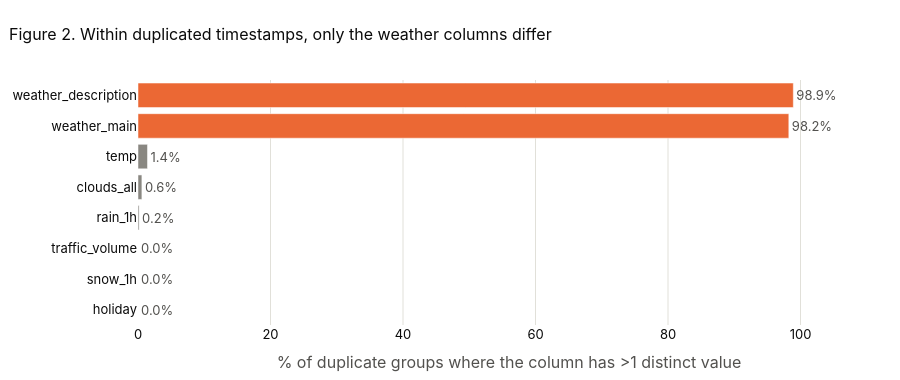

Notebook cell for this chart:
### Markdown cell above
Trong mỗi nhóm dòng trùng mốc giờ, cột nào thực sự khác nhau?

### Code cell
n_distinct = raw[dup_mask].groupby("date_time").nunique()
differs = (n_distinct > 1).mean().mul(100).sort_values()

fig = go.Figure(go.Bar(x=differs.values, y=differs.index, orientation="h",
                       marker_color=np.where(differs.values > 50, ORANGE, MUTED),
                       text=[f"{v:.1f}%" for v in differs.values], textposition="outside", textfont_color=INK_2,
                       hovertemplate="%{y}: %{x:.1f}% of duplicate groups differ<extra></extra>"))
fig.update_layout(title="Figure 2. Within duplicated timestamps, only the weather columns differ",
                  xaxis_title="% of duplicate groups where the column has >1 distinct value",
                  xaxis_range=[0, 112], height=380, showlegend=False)
fig.show()

### Figure 1 — Plotly figure (JSON) as saved in the notebook; plotly's stock layout.template omitted (floating-point values rounded to 4 significant figures)
{"data": [{"hovertemplate": "%{y}: %{x:.1f}% of duplicate groups differ<extra></extra>", "marker": {"color": ["#898781", "#898781", "#898781", "#898781", "#898781", "#898781", "#eb6834", "#eb6834"]}, "orientation": "h", "text": ["0.0%", "0.0%", "0.0%", "0.2%", "0.6%", "1.4%", "98.2%", "98.9%"], "textfont": {"color": "#52514e"}, "textposition": "outside", "type": "bar", "x": [0.0, 0.0, 0.0, 0.1653, 0.5877, 1.433, 98.24, 98.92], "y": ["holiday", "snow_1h", "traffic_volume", "rain_1h", "clouds_all", "temp", "weather_main", "weather_description"]}], "layout": {"height": 380, "showlegend": false, "title": {"text": "Figure 2. Within duplicated timestamps, only the weather columns differ"}, "xaxis": {"range": [0, 112], "title": {"text": "% of duplicate groups where the column has >1 distinct value"}}}}
